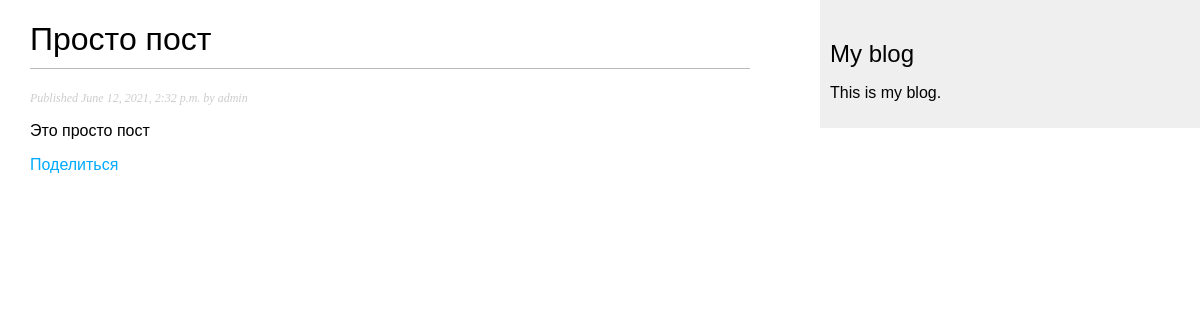
Screenshot of /blog/2021/6/12/prosto-post/ with the database file from the repository.
### blog/models.py (models this page shows, shortened)
class Post(models.Model):
    objects = models.Manager()
    published = PublishedManager()
    STATUS_CHOICES = (
        ('draft', 'Draft'),
        ('published', 'Published'),
    )
    title = models.CharField(max_length=250)
    slug = models.SlugField(max_length=250, unique_for_date='publish')
    author = models.ForeignKey(User, on_delete=models.CASCADE, related_name='blog_posts')
    body = models.TextField()
    publish = models.DateTimeField(default=timezone.now)
    created = models.DateTimeField(auto_now_add=True)
    updated = models.DateTimeField(auto_now=True)
    status = models.CharField(max_length=10, choices=STATUS_CHOICES, default='draft')
    class Meta:
        ordering = ('-publish',)

### blog/views.py (the view)
# urls.py: path('<int:year>/<int:month>/<int:day>/<slug:post>/', views.post_detail, name='post_detail'),
def post_detail(request, year, month, day, post):
    post = get_object_or_404(Post, slug=post, status='published', publish__year=year, publish__month=month, publish__day=day)
    return render(request, 'blog/post/detail.html', {'post': post})

### blog/templates/blog/post/detail.html (shortened to what this page needs)
{% extends "blog/base.html" %}
{% block content %}
<h1>{{ post.title }}</h1>
<p class="date">Published {{ post.publish }} by {{ post.author }}</p>
{{ post.body|linebreaks }}
<p>
    <a href="{% url 'blog:post_share' post.id %}">Поделиться</a>
</p>
{% endblock %}

### blog/static/css/blog.css (style rules this page uses)
body { margin:0; padding:0; font-family:helvetica, sans-serif; }
a { color:#00abff; text-decoration:none; }
h1 { font-weight:normal; border-bottom:1px solid #bbb; padding:0 0 10px 0; }
p.date { color:#ccc; font-family: georgia, serif; font-size: 12px; font-style: italic; }

### rows the page displays
Post: title "Просто пост", publish "June 12, 2021, 2:32 p.m.", author "admin", body "Это просто пост"
